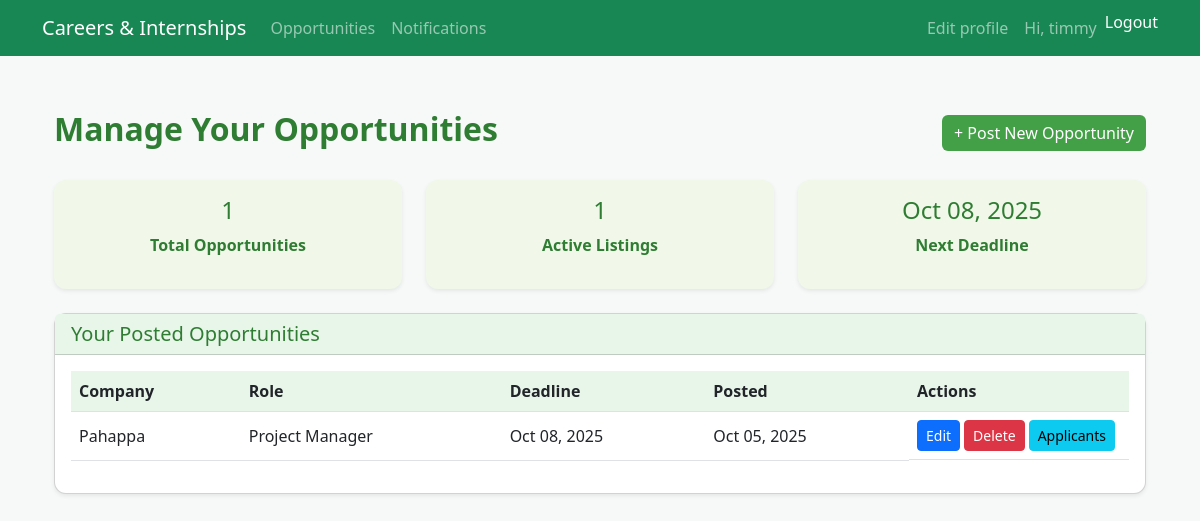
Page /careers/manage/ (signed in) on the committed database.
### careers/models.py (models this page shows, shortened)
class CareerOpportunity(models.Model):
    company = models.CharField(max_length=200)
    role = models.CharField(max_length=300)
    deadline = models.DateField()
    link = models.URLField(blank=True)
    description = models.TextField(blank=True)
    created_at = models.DateTimeField(auto_now_add=True)
    posted_by = models.ForeignKey(User, on_delete=models.SET_NULL, null=True, blank=True, related_name='posted_opportunities')

### careers/views.py (the view)
# urls.py: path('manage/', views.manage_opportunities, name='manage_opportunities'),
@login_required
@lecturer_required
def manage_opportunities(request):
    opportunities = CareerOpportunity.objects.filter(posted_by=request.user)
    return render(request, 'careers/manage_opportunities.html', {'opportunities': opportunities})

### templates/careers/manage_opportunities.html (shortened to what this page needs)
{% extends 'base.html' %}
{% load static %}
{% block content %}
<div class="container">
  <div class="dashboard-header d-flex justify-content-between align-items-center mb-4">
    <h2>Manage Your Opportunities</h2>
    <a href="{% url 'create_opportunity' %}" class="btn btn-success">+ Post New Opportunity</a>
  </div>
  <div class="row mb-4">
    <div class="col-md-4">
      <div class="summary-box p-3 shadow-sm text-center">
        <h4>{{ opportunities.count|default:0 }}</h4>
        <p>Total Opportunities</p>
      </div>
    </div>
    <div class="col-md-4">
      <div class="summary-box p-3 shadow-sm text-center">
        <h4>{{ opportunities|length|default:0 }}</h4>
        <p>Active Listings</p>
      </div>
    </div>
    <div class="col-md-4">
      <div class="summary-box p-3 shadow-sm text-center">
        <h4>
          {% if opportunities %}
            {% with sorted_ops=opportunities|dictsort:"deadline" %}
              {{ sorted_ops.0.deadline|date:"M d, Y" }}
            {% endwith %}
          {% else %}
            -
          {% endif %}
        </h4>
        <p>Next Deadline</p>
      </div>
    </div>
  </div>
  <div class="card shadow-sm">
    <div class="card-header">
      <h5 class="mb-0">Your Posted Opportunities</h5>
    </div>
    <div class="card-body">
      <table class="table table-hover align-middle">
        <thead>
          <tr>
            <th>Company</th>
            <th>Role</th>
            <th>Deadline</th>
            <th>Posted</th>
            <th style="width:220px;">Actions</th>
          </tr>
        </thead>
        <tbody>
          {% if opportunities %}
            {% for opp in opportunities %}
              <tr>
                <td>{{ opp.company|default:"-" }}</td>
                <td>{{ opp.role|default:"-" }}</td>
                <td>{{ opp.deadline|date:"M d, Y"|default:"-" }}</td>
                <td>{{ opp.created_at|date:"M d, Y"|default:"-" }}</td>
                <td class="d-flex gap-1">
                  <a href="{% url 'edit_opportunity' opp.pk %}" class="btn btn-sm btn-primary">
                     Edit
                  </a>
                  <form method="post" action="{% url 'delete_opportunity' opp.pk %}" style="display:inline;">
                    <button type="submit" class="btn btn-sm btn-danger">
                       Delete
                    </button>
                  </form>
                  <a href="{% url 'view_applications' opp.pk %}" class="btn btn-sm btn-info">
                     Applicants
                  </a>
                </td>
              </tr>
            {% endfor %}
          {% else %}
            <tr>
              <td colspan="5" class="text-center text-muted">
                No opportunities posted yet. Click "Post New Opportunity" above to create one.
              </td>
            </tr>
          {% endif %}
        </tbody>
      </table>
    </div>
  </div>
</div>
{% endblock %}

### templates/base.html (shortened to what this page needs)
<!doctype html>
<html lang="en">
  <head>
    <link href="https://cdn.jsdelivr.net/npm/bootstrap@5.3.0/dist/css/bootstrap.min.css" rel="stylesheet">
  </head>
  <body>
    <nav class="navbar navbar-expand-lg navbar-dark bg-success fixed-top">
      <div class="container">
        <a class="navbar-brand" href="/">Careers & Internships</a>
        <div class="collapse navbar-collapse">
          <ul class="navbar-nav me-auto">
            <li class="nav-item"><a class="nav-link" href="/">Opportunities</a></li>
            <li class="nav-item"><a class="nav-link" href="{% url 'notifications' %}">Notifications</a></li>
          </ul>
          <ul class="navbar-nav ms-auto">
            {% if user.is_authenticated %}
              <li class="nav-item"><a class="nav-link" href="{% url 'edit_profile' %}">Edit profile</a></li>
              <li class="nav-item"><span class="nav-link">Hi, {{ user.username }}</span></li>
              <li class="nav-item">
                <form action="{% url 'logout' %}" method="post" style="display:inline;">
                  <button type="submit" class="btn btn-link nav-link" style="display:inline; padding:0; color:white; text-decoration:none;">
                    Logout
                  </button>
                </form>
              </li>
            {% else %}
              <li class="nav-item"><a class="nav-link" href="{% url 'login' %}">Login</a></li>
            {% endif %}
          </ul>
        </div>
      </div>
    </nav>
    <div class="container">
      {% block content %}{% endblock %}
    </div>
  </body>
</html>

### templates/base.html (style rules this page uses)
body { padding-top: 70px; background: #f6f9f8; }
.card { border-radius: 12px; }

### templates/careers/manage_opportunities.html (style rules this page uses)
.dashboard-header { display: flex; justify-content: space-between; align-items: center; margin-top: 40px; margin-bottom: 20px; }
.dashboard-header h2 { color: #2e7d32; font-weight: 700; }
.btn-success { background-color: #43a047; border: none; }
.card { border-radius: 12px; box-shadow: 0 2px 8px rgba(0, 0, 0, 0.1); margin-bottom: 20px; }
.card-header { background-color: #e8f5e9; font-weight: bold; color: #2e7d32; }
.table th { background-color: #e8f5e9; }
.summary-box { background-color: #f1f8e9; border-radius: 12px; padding: 20px; text-align: center; color: #2e7d32; font-weight: 600; box-shadow: 0 2px 5px rgba(0, 0, 0, 0.05); }

### rows in the picture
CareerOpportunity: deadline "Oct 08, 2025", company "Pahappa", role "Project Manager", created_at "Oct 05, 2025"

### other values in the picture
{{ user.username }} "timmy"
{{ opportunities.count|default:0 }} "1"
{{ opportunities|length|default:0 }} "1"
